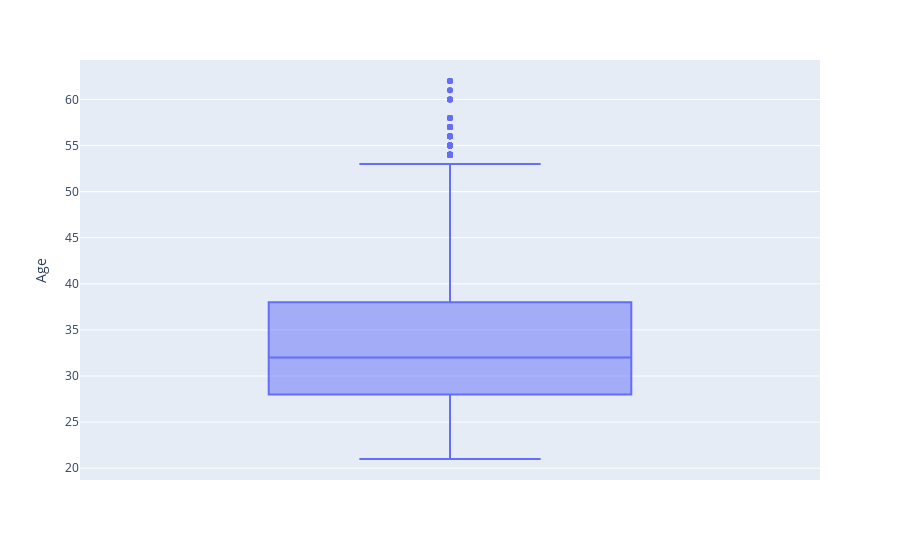

Notebook code for this chart:
### Code cell
# We want to have another visualization in terms of how the age is distributed
px.box(dss_df,y='Age')

### Figure 1 — Plotly figure (JSON) as saved in the notebook; plotly's stock layout.template omitted (floating-point values rounded to 4 significant figures; data arrays with more than 128 entries replaced by an {"elided": "..."} marker saying what was removed)
{"data": [{"alignmentgroup": "True", "hovertemplate": "Age=%{y}<extra></extra>", "legendgroup": "", "marker": {"color": "#636efa"}, "name": "", "notched": false, "offsetgroup": "", "orientation": "v", "showlegend": false, "type": "box", "x0": " ", "xaxis": "x", "y": {"elided": "6684 int values"}, "y0": " ", "yaxis": "y"}], "layout": {"boxmode": "group", "legend": {"tracegroupgap": 0}, "margin": {"t": 60}, "xaxis": {"anchor": "y", "domain": [0, 1]}, "yaxis": {"anchor": "x", "domain": [0, 1], "title": {"text": "Age"}}}}
